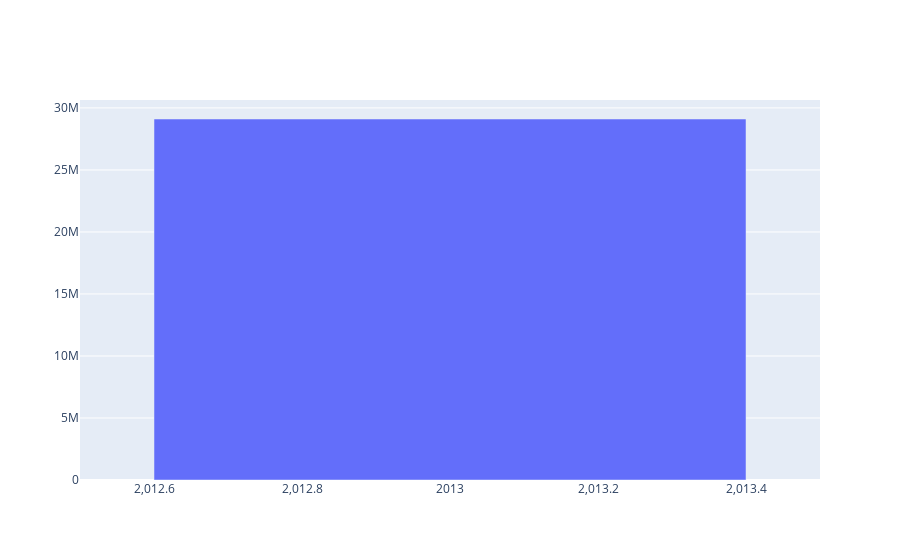

Notebook code for this chart:
### Code cell
go.Figure([go.Bar(x = df_filter_year['date'].dt.year, y = df_filter_year['Sum(transactions)'], name='Total Sales per Year')])

### Figure 1 — Plotly figure (JSON) as saved in the notebook; plotly's stock layout.template omitted (floating-point values rounded to 4 significant figures)
{"data": [{"name": "Total Sales per Year", "type": "bar", "x": [2013], "y": [29107173]}], "layout": {}}
